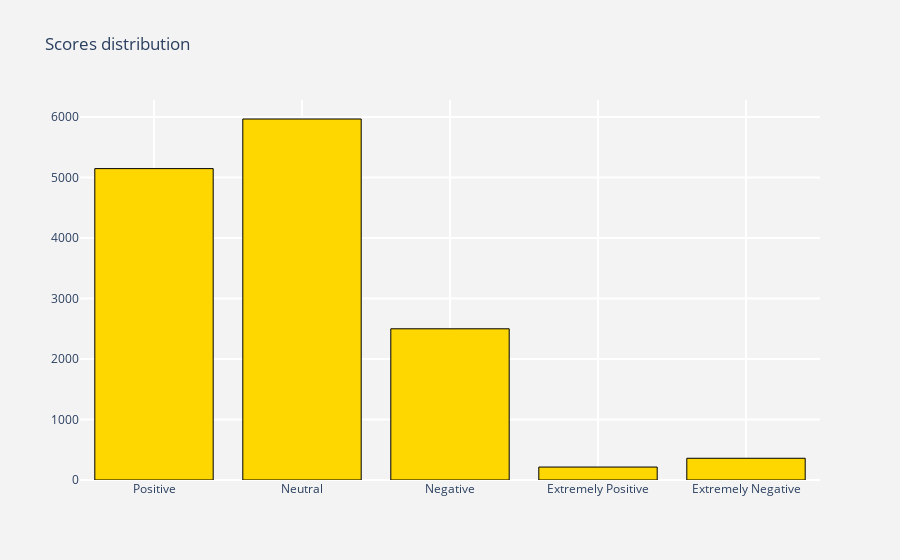

Source (notebook cell):
### Code cell
score_dist_charles = show_percentage(data['label'], colors5)

### Figure 1 — Plotly figure (JSON) as saved in the notebook; plotly's stock layout.template omitted (floating-point values rounded to 4 significant figures)
{"data": [{"marker": {"color": "gold", "line": {"color": "black", "width": 1}}, "type": "bar", "x": ["Positive", "Neutral", "Negative", "Extremely Positive", "Extremely Negative"], "y": [5147, 5967, 2499, 214, 359]}], "layout": {"paper_bgcolor": "rgb(243,243,243)", "plot_bgcolor": "rgb(243,243,243)", "title": {"text": "Scores distribution"}, "xaxis": {"gridcolor": "rgb(255, 255, 255)", "gridwidth": 2}, "yaxis": {"gridcolor": "rgb(255, 255, 255)", "gridwidth": 2}}}
